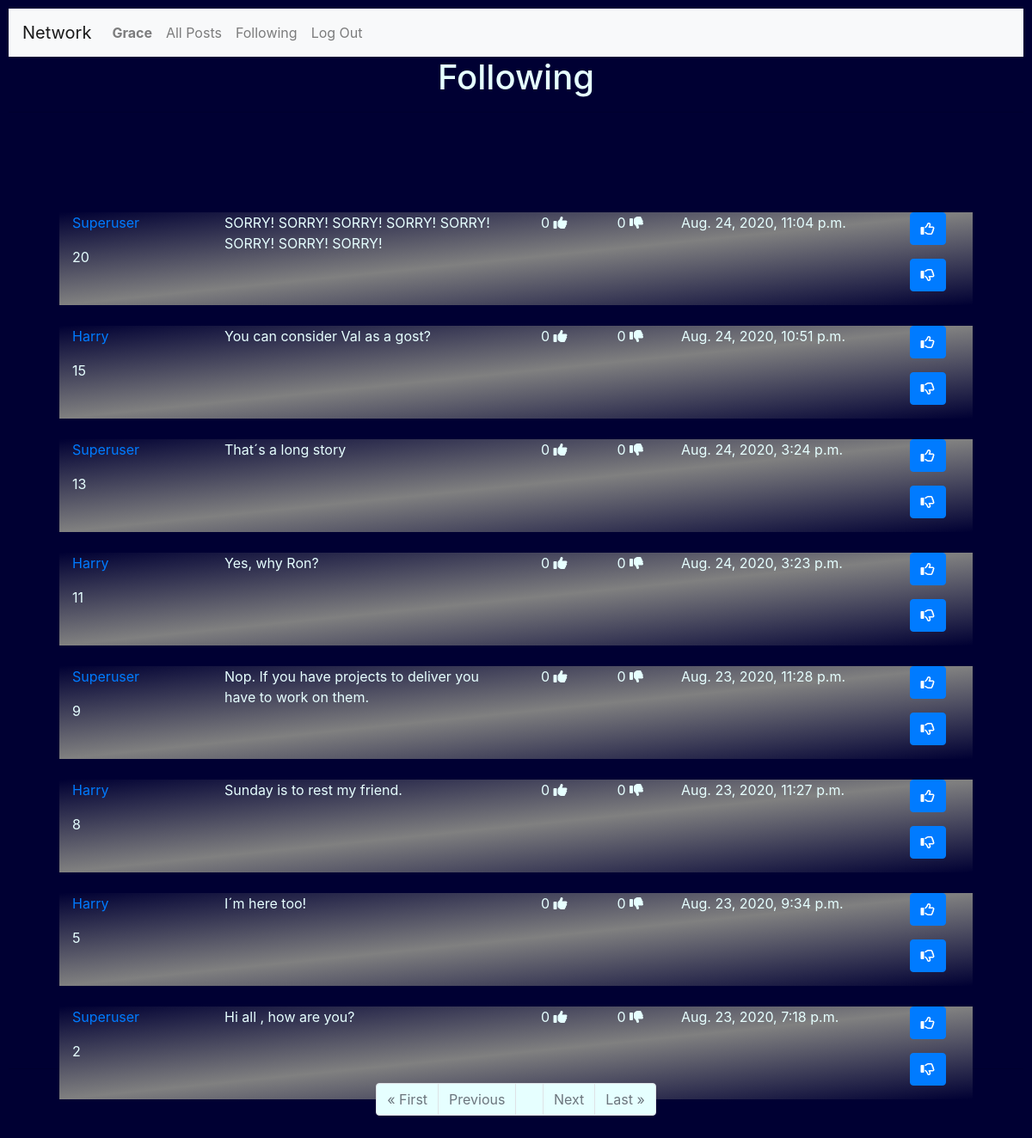
The page /following (signed in) on the database as committed earlier.
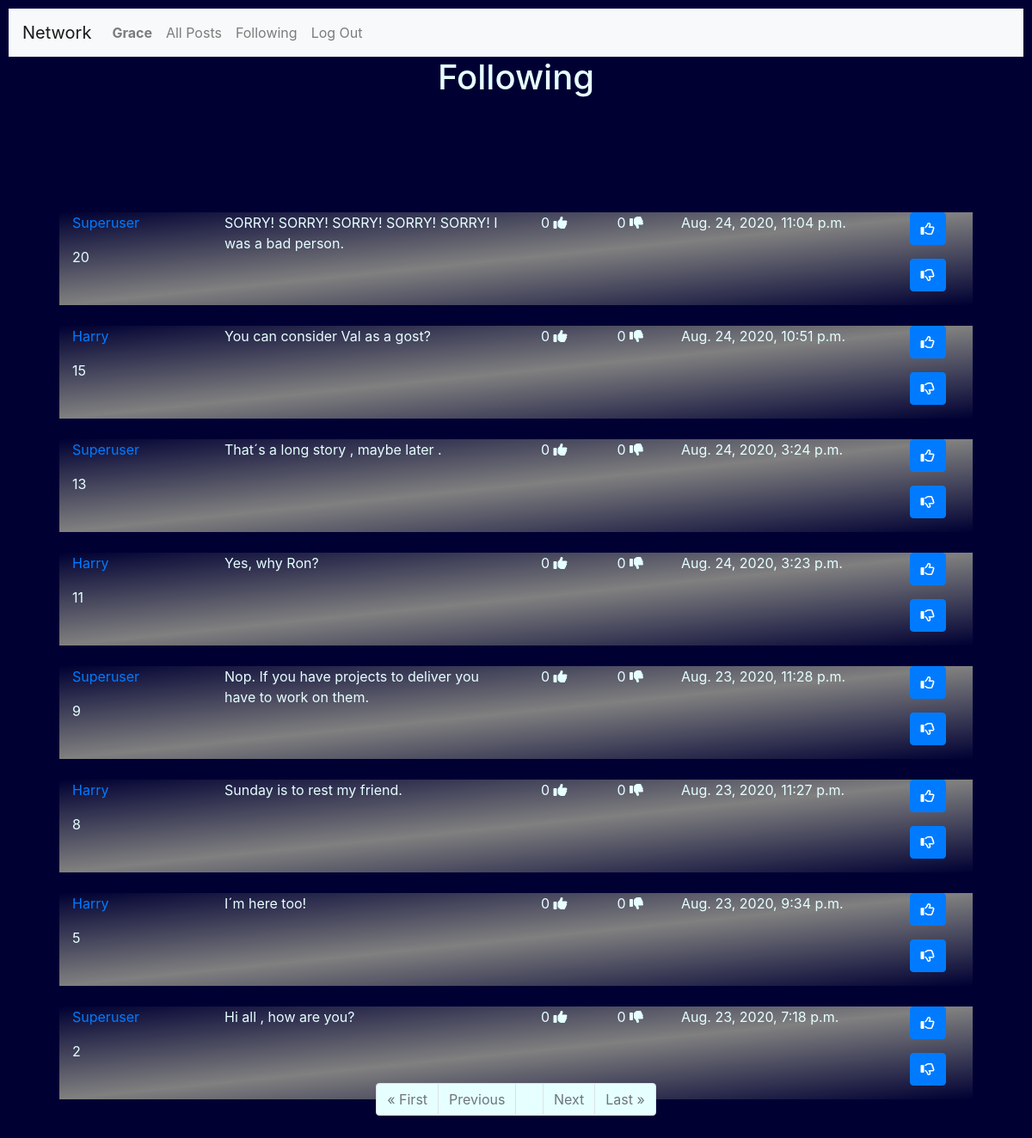
The same page on the database as committed later.
### network/models.py (models this page shows, shortened)
class Posts(models.Model):
    User = models.ForeignKey('User', on_delete = models.CASCADE)
    Post = models.TextField(max_length=255)
    Date = models.DateTimeField(auto_now_add=True)
    Likes = models.IntegerField(blank=True, null=True)
    Unlikes = models.IntegerField(blank=True, null=True)

class User(AbstractUser):
    pass

### network/views.py (the view)
# urls.py: path("following", views.following_view, name="following"),
@login_required
def following_view(request):
    FPL = []
    profile= []
    following = []
    posts = []
    postchoose = []
    if request.user.is_authenticated:
          posts = Posts.objects.all().order_by('-Date')
          user = request.user.id
          username = request.user.username
          seguindo = Profile.objects.filter(Follower=user)
          print(user, username )
          for row in posts:
              for s in seguindo:
                  if row.User == s.User:
                      FPL.append(row)
          paginator = Paginator(FPL, 10)
          page_number = request.GET.get('page')
          page_itens = paginator.get_page(page_number)
          print("FOLLOWING PAGE")
          print(paginator.count , paginator.num_pages )
          print(page_itens)
    else:
        context={
            "Message": "Please Login or join our Network",
        }
        return render(request, "network/login.html", context)
    context = {
         "page_obj" : page_itens,
         "NewPostForm":NewPostForm(),
    }
    return render(request, "network/following.html", context)

### network/templates/network/following.html (shortened to what this page needs)
{% extends "network/layout.html" %}
{% load static %}
{% block body %}
  <h1>Following </h1>
  <hr>
{% if page_obj|length > 0 %}
        {% for Post in page_obj %}
            <div class="container" style="width:90%; position:relative; top:100px;background-image: linear-gradient(to top left, #000033, gray,	 #000033 );">
                <div class="row"  width="1700px">
                    <div class="col-lg-2">
                        <p><a href= "{% url 'network:profile' Post.User %}"  >  {{Post.User |title}} </a>
                        <p>  {{Post.id}}</p>
                    </div>
                    <div class="col-lg-4">
                         <p> {{Post.Post}} </p>
                    </div>
                    <div class="col-lg-1" style="text-align: center;">
                         {%if Post.Likes == None%}
                             <p> 0 <i class="fas fa-thumbs-up"></i></p>
                         {% else %}
                              <p> {{ Post.Likes }}  <i class="fas fa-thumbs-up"></i></p>
                         {% endif %}
                    </div>
                    <div class="col-lg-1" style="text-align: center;">
                         {%if Post.Unlikes  == None%}
                              <p> 0  <i class="fas fa-thumbs-down"></i></p>
                         {% else %}
                              <p> {{ Post.Unlikes }}  <i class="fas fa-thumbs-down"></i></p>
                          {% endif %}
                    </div>
                    <div class="col-lg-3">
                       <p> {{Post.Date}} </p>
                    </div>
                    <div class="col-lg-1">
                       <p> <button class="btn btn-primary" id="likes-{{Post.id}}" onclick="likepost({{Post.id}})">
                            <i class="far fa-thumbs-up"></i>
                           </button></p>
                       <p> <button class="btn btn-primary" id="unlikes-{{Post.id}}" onclick="unlikepost({{Post.id}})">
                            <i class="far fa-thumbs-down"></i>
                           </button></p>
                    </div>
                </div>
            </div>
            <br>
        {% endfor %}
        <br>
        <hr>
        <form>
           <div class="container" >
              <ul class="pagination justify-content-center"  >
                  {% if page_obj.has_previous %}
                            <li class="page-item"><a href="?page=1" class="page-link" style="background-color:#e6ffff;">&laquo; First</a></li>
                            <li class="page-item"><a href="?page={{ page_obj.previous_page_number }}" class="page-link" style="background-color:#e6ffff;">Previous</a></li>
                  {% else %}
                        <li class="page-item disabled"><a class="page-link" style="background-color:#e6ffff;">&laquo; First</a></li>
                        <li class="page-item disabled"><a class="page-link" style="background-color:#e6ffff;">Previous</a></li>
                  {% endif %}
                  {% if page_obj.number %}
                        <li class="page-item"><a class="page-link" style="background-color:#e6ffff;">{{ page_obj.number }}</a></li>
                  {% else %}
                        <li class="page-item"><a class="page-link" style="background-color:#e6ffff;">0</a></li>
                  {% endif %}
                  {% if page_obj.has_next %}
                        <li class="page-item"><a href="?page={{ page_obj.next_page_number }}" class="page-link" style="background-color:#e6ffff;">Next</a></li>
                        <li class="page-item"><a href="?page={{ page_obj.paginator.num_pages }}" class="page-link" style="background-color:#e6ffff;">Last &raquo;</a></li>
                  {% else %}
                        <li class="page-item disabled"><a class="page-link" style="background-color:#e6ffff;">Next</a></li>
                        <li class="page-item disabled"><a class="page-link" style="background-color:#e6ffff;">Last &raquo;</a></li>
                  {% endif %}
            </ul>
          </div>
        </form>
    {% endif %}
    {% endblock %}

Rows that differ between the two databases and show on the page:
changed Posts id 20: Post "SORRY! SORRY! SORRY! SORRY! SORRY! SORRY! SORRY! SORRY!" → "SORRY! SORRY! SORRY! SORRY! SORRY! I was a bad person."
changed Posts id 13: Post "That´s a long story" → "That´s a long story , maybe later ."
